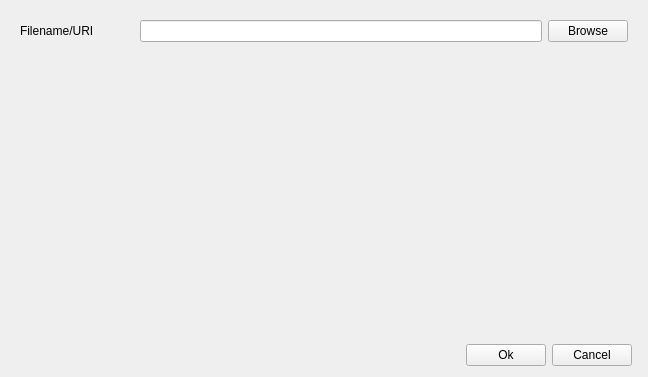
<?xml version="1.0" encoding="UTF-8"?>
<ui version="4.0">
 <class>BGUserdefinedImportDialog</class>
 <widget class="QWidget" name="BGUserdefinedImportDialog">
  <property name="geometry">
   <rect>
    <x>0</x>
    <y>0</y>
    <width>648</width>
    <height>377</height>
   </rect>
  </property>
  <property name="windowTitle">
   <string>Element Definition</string>
  </property>
  <layout class="QVBoxLayout" name="verticalLayout_3" stretch="0,0">
   <item>
    <widget class="QStackedWidget" name="selectionWidget">
     <property name="currentIndex">
      <number>0</number>
     </property>
     <widget class="QWidget" name="filebrowse">
      <layout class="QHBoxLayout" name="horizontalLayout_2">
       <item>
        <layout class="QVBoxLayout" name="verticalLayout" stretch="0,10">
         <item>
          <layout class="QHBoxLayout" name="horizontalLayout">
           <item>
            <widget class="QLabel" name="label">
             <property name="text">
              <string>Filename/URI</string>
             </property>
            </widget>
           </item>
           <item>
            <spacer name="horizontalSpacer">
             <property name="orientation">
              <enum>Qt::Horizontal</enum>
             </property>
             <property name="sizeType">
              <enum>QSizePolicy::Minimum</enum>
             </property>
             <property name="sizeHint" stdset="0">
              <size>
               <width>40</width>
               <height>20</height>
              </size>
             </property>
            </spacer>
           </item>
           <item>
            <widget class="QLineEdit" name="filename"/>
           </item>
           <item>
            <widget class="QPushButton" name="browse">
             <property name="text">
              <string>Browse</string>
             </property>
            </widget>
           </item>
          </layout>
         </item>
         <item>
          <spacer name="verticalSpacer">
           <property name="orientation">
            <enum>Qt::Vertical</enum>
           </property>
           <property name="sizeHint" stdset="0">
            <size>
             <width>20</width>
             <height>40</height>
            </size>
           </property>
          </spacer>
         </item>
        </layout>
       </item>
      </layout>
     </widget>
     <widget class="QWidget" name="cellMLElementLoad">
      <layout class="QVBoxLayout" name="verticalLayout_4">
       <item>
        <widget class="QLabel" name="label_5">
         <property name="text">
          <string>Currently, source potential or flow elements are supported. This corresponds to cellML variables with public_interface `out`.</string>
         </property>
         <property name="wordWrap">
          <bool>true</bool>
         </property>
        </widget>
       </item>
       <item>
        <layout class="QFormLayout" name="formLayout">
         <item row="1" column="0">
          <widget class="QLabel" name="label_3">
           <property name="text">
            <string>Find</string>
           </property>
          </widget>
         </item>
         <item row="1" column="1">
          <widget class="QLineEdit" name="cellMLVariableSearch"/>
         </item>
         <item row="2" column="0">
          <widget class="QLabel" name="label_2">
           <property name="text">
            <string>Variable</string>
           </property>
          </widget>
         </item>
         <item row="2" column="1">
          <widget class="QTreeView" name="cellMLVariableTree"/>
         </item>
         <item row="5" column="0">
          <widget class="QLabel" name="existingCellMLInstancesLabel">
           <property name="text">
            <string>Link with existing instance</string>
           </property>
          </widget>
         </item>
         <item row="5" column="1">
          <layout class="QHBoxLayout" name="horizontalLayout_4">
           <item>
            <widget class="QComboBox" name="existingCellMLInstances"/>
           </item>
          </layout>
         </item>
         <item row="0" column="0">
          <widget class="QLabel" name="label_4">
           <property name="text">
            <string>Resource</string>
           </property>
          </widget>
         </item>
         <item row="0" column="1">
          <widget class="QLineEdit" name="cellmlfilename">
           <property name="readOnly">
            <bool>true</bool>
           </property>
          </widget>
         </item>
         <item row="3" column="0">
          <widget class="QLabel" name="label_7">
           <property name="text">
            <string>Potential source?</string>
           </property>
          </widget>
         </item>
         <item row="3" column="1">
          <widget class="QCheckBox" name="sourceType">
           <property name="text">
            <string/>
           </property>
          </widget>
         </item>
        </layout>
       </item>
      </layout>
     </widget>
     <widget class="QWidget" name="page">
      <layout class="QVBoxLayout" name="verticalLayout_2">
       <item>
        <layout class="QFormLayout" name="formLayout_2">
         <item row="1" column="0">
          <widget class="QLabel" name="jsonElementSearchLabel">
           <property name="text">
            <string>Find</string>
           </property>
          </widget>
         </item>
         <item row="1" column="1">
          <widget class="QLineEdit" name="jsonElementSearch"/>
         </item>
         <item row="0" column="0">
          <widget class="QLabel" name="label_6">
           <property name="text">
            <string>Resource</string>
           </property>
          </widget>
         </item>
         <item row="0" column="1">
          <widget class="QLineEdit" name="bgfilename">
           <property name="readOnly">
            <bool>true</bool>
           </property>
          </widget>
         </item>
        </layout>
       </item>
       <item>
        <widget class="QTableWidget" name="bondgraphElements"/>
       </item>
       <item>
        <spacer name="verticalSpacer_3">
         <property name="orientation">
          <enum>Qt::Vertical</enum>
         </property>
         <property name="sizeHint" stdset="0">
          <size>
           <width>20</width>
           <height>50</height>
          </size>
         </property>
        </spacer>
       </item>
       <item>
        <layout class="QHBoxLayout" name="horizontalLayout_3" stretch="0,1">
         <item>
          <widget class="QLabel" name="existingJsonInstancesLabel">
           <property name="text">
            <string>Link with existing instance</string>
           </property>
          </widget>
         </item>
         <item>
          <widget class="QComboBox" name="linkWithExistingJsonInstances"/>
         </item>
        </layout>
       </item>
      </layout>
     </widget>
    </widget>
   </item>
   <item>
    <layout class="QHBoxLayout" name="horizontalLayout_6">
     <item>
      <spacer name="horizontalSpacer_4">
       <property name="orientation">
        <enum>Qt::Horizontal</enum>
       </property>
       <property name="sizeHint" stdset="0">
        <size>
         <width>40</width>
         <height>20</height>
        </size>
       </property>
      </spacer>
     </item>
     <item>
      <widget class="QPushButton" name="okButton">
       <property name="text">
        <string>Ok</string>
       </property>
      </widget>
     </item>
     <item>
      <widget class="QPushButton" name="cancelButton">
       <property name="text">
        <string>Cancel</string>
       </property>
      </widget>
     </item>
     <item>
      <spacer name="horizontalSpacer_5">
       <property name="orientation">
        <enum>Qt::Horizontal</enum>
       </property>
       <property name="sizeType">
        <enum>QSizePolicy::Fixed</enum>
       </property>
       <property name="sizeHint" stdset="0">
        <size>
         <width>5</width>
         <height>20</height>
        </size>
       </property>
      </spacer>
     </item>
    </layout>
   </item>
  </layout>
 </widget>
 <resources/>
 <connections/>
</ui>
